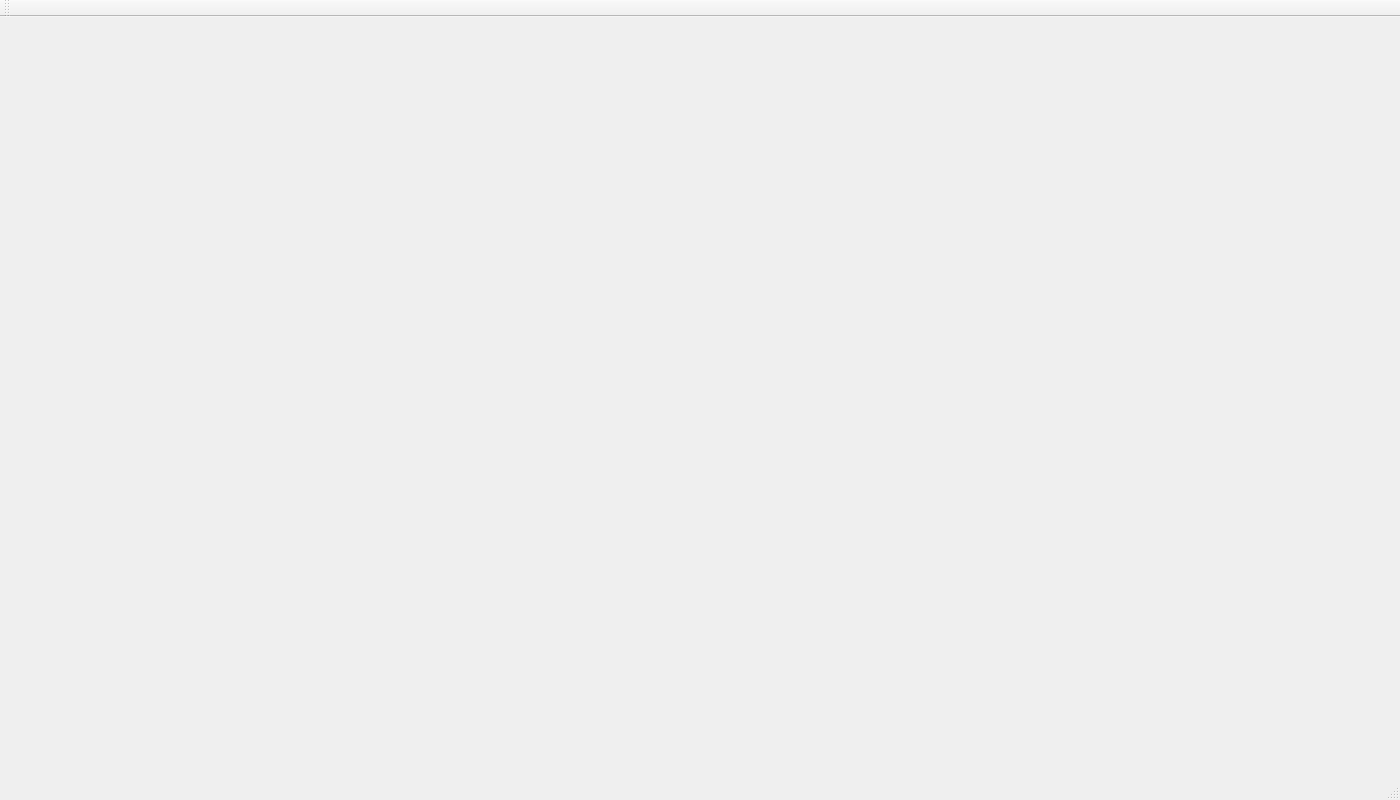
<?xml version="1.0" encoding="UTF-8"?>
<ui version="4.0">
 <class>MainWindow</class>
 <widget class="QMainWindow" name="MainWindow">
  <property name="geometry">
   <rect>
    <x>0</x>
    <y>0</y>
    <width>1400</width>
    <height>800</height>
   </rect>
  </property>
  <property name="windowTitle">
   <string>MainWindow</string>
  </property>
  <widget class="QWidget" name="centralWidget"/>
  <widget class="QMenuBar" name="menuBar">
   <property name="geometry">
    <rect>
     <x>0</x>
     <y>0</y>
     <width>1400</width>
     <height>21</height>
    </rect>
   </property>
  </widget>
  <widget class="QToolBar" name="mainToolBar">
   <attribute name="toolBarArea">
    <enum>TopToolBarArea</enum>
   </attribute>
   <attribute name="toolBarBreak">
    <bool>false</bool>
   </attribute>
  </widget>
  <widget class="QStatusBar" name="statusBar"/>
 </widget>
 <layoutdefault spacing="6" margin="11"/>
 <resources/>
 <connections/>
</ui>
